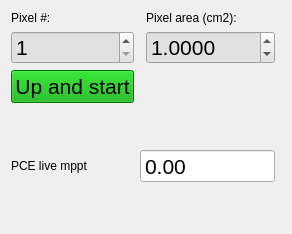
              <widget class="QWidget" name="tab_8">
               <attribute name="title">
                <string>Pixel X</string>
               </attribute>
               <layout class="QGridLayout" name="gridLayout_20">
                <item row="4" column="0">
                 <widget class="QLabel" name="label_34">
                  <property name="text">
                   <string>PCE live mppt</string>
                  </property>
                 </widget>
                </item>
                <item row="1" column="2">
                 <widget class="QDoubleSpinBox" name="doubleSpinBox_pixXarea">
                  <property name="font">
                   <font>
                    <pointsize>16</pointsize>
                   </font>
                  </property>
                  <property name="styleSheet">
                   <string notr="true">background-color: rgb(225, 225, 225);</string>
                  </property>
                  <property name="decimals">
                   <number>4</number>
                  </property>
                  <property name="maximum">
                   <double>1000.000000000000000</double>
                  </property>
                  <property name="value">
                   <double>1.000000000000000</double>
                  </property>
                 </widget>
                </item>
                <item row="2" column="0">
                 <widget class="QPushButton" name="pushButton_upandstart">
                  <property name="font">
                   <font>
                    <pointsize>16</pointsize>
                   </font>
                  </property>
                  <property name="styleSheet">
                   <string notr="true">background-color: rgb(0, 170, 0);</string>
                  </property>
                  <property name="text">
                   <string>Up and start</string>
                  </property>
                 </widget>
                </item>
                <item row="6" column="0" colspan="4">
                 <spacer name="verticalSpacer">
                  <property name="orientation">
                   <enum>Qt::Vertical</enum>
                  </property>
                  <property name="sizeHint" stdset="0">
                   <size>
                    <width>20</width>
                    <height>40</height>
                   </size>
                  </property>
                 </spacer>
                </item>
                <item row="0" column="2">
                 <widget class="QLabel" name="label_32">
                  <property name="text">
                   <string>Pixel area (cm2):</string>
                  </property>
                 </widget>
                </item>
                <item row="3" column="0" colspan="4">
                 <spacer name="verticalSpacer_2">
                  <property name="orientation">
                   <enum>Qt::Vertical</enum>
                  </property>
                  <property name="sizeHint" stdset="0">
                   <size>
                    <width>20</width>
                    <height>40</height>
                   </size>
                  </property>
                 </spacer>
                </item>
                <item row="0" column="0">
                 <widget class="QLabel" name="label_31">
                  <property name="text">
                   <string>Pixel #:</string>
                  </property>
                 </widget>
                </item>
                <item row="1" column="0">
                 <widget class="QSpinBox" name="spinBox_pixXnumber">
                  <property name="font">
                   <font>
                    <pointsize>16</pointsize>
                   </font>
                  </property>
                  <property name="styleSheet">
                   <string notr="true">background-color: rgb(225, 225, 225);</string>
                  </property>
                  <property name="minimum">
                   <number>1</number>
                  </property>
                  <property name="maximum">
                   <number>1000</number>
                  </property>
                  <property name="value">
                   <number>1</number>
                  </property>
                 </widget>
                </item>
                <item row="4" column="1" colspan="2">
                 <widget class="QDoubleSpinBox" name="doubleSpinBox_MPPTpcelive">
                  <property name="font">
                   <font>
                    <pointsize>16</pointsize>
                   </font>
                  </property>
                  <property name="frame">
                   <bool>true</bool>
                  </property>
                  <property name="readOnly">
                   <bool>true</bool>
                  </property>
                  <property name="buttonSymbols">
                   <enum>QAbstractSpinBox::NoButtons</enum>
                  </property>
                  <property name="minimum">
                   <double>-999.000000000000000</double>
                  </property>
                  <property name="maximum">
                   <double>999.000000000000000</double>
                  </property>
                  <property name="singleStep">
                   <double>0.000000000000000</double>
                  </property>
                 </widget>
                </item>
               </layout>
              </widget>
